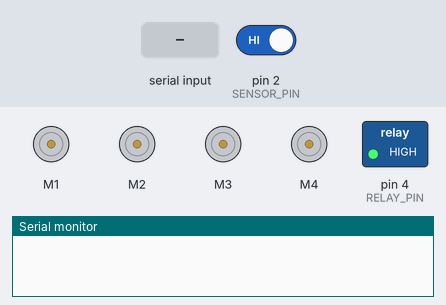
The sketch below on a simulated Arduino Uno, built with avr-gcc and run on an emulated ATmega328P. On the bench: 4 × DC motor (green arrow = forward, orange = backward, longer = faster), switched loads named in the sketch (green lamp = pin HIGH), the last lines printed to the serial monitor. The test bench sets the inputs (shaded band); at power-on: pin 2 (SENSOR_PIN) HIGH.

Above: at 1.2 s.
1.3 s: pin 2 (SENSOR_PIN) driven LOW
At 3.2 s:
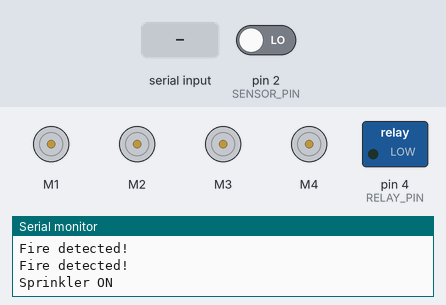
4.3 s: "F" received over Serial
At 6.0 s:
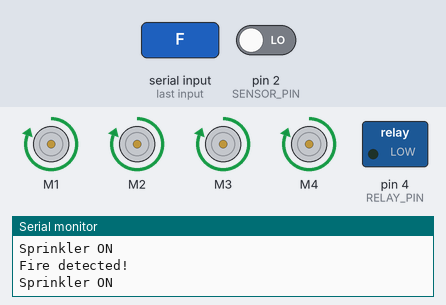
6.3 s: "B" received over Serial
At 7.5 s:
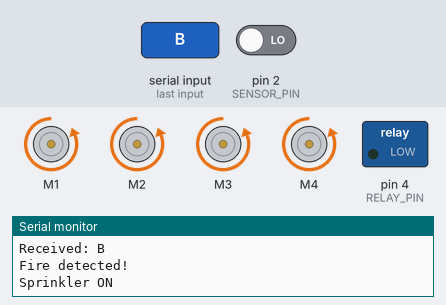
8.3 s: "L" received over Serial
At 9.1 s:
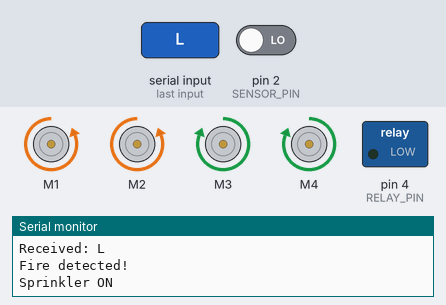
10.3 s: "R" received over Serial
At 11.9 s:
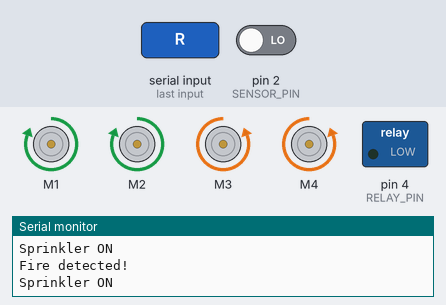
12.3 s: "I" received over Serial
At 13.5 s:
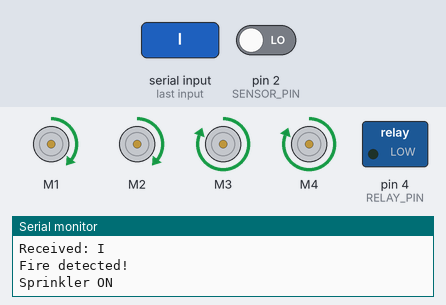
Timing chart, 0 to 15.3 s (numbered marks = the images above; inputs shaded):
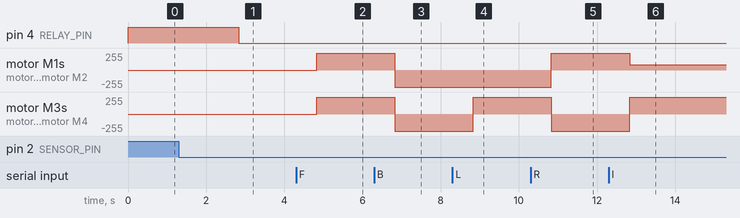

The sketch:

code.ino
```cpp
#include <AFMotor.h>

#define SENSOR_PIN 2
#define RELAY_PIN 4

#define SPRINKLER_START_DELAY 1500  // 1.5 second
#define SPRINKLER_ON_TIME 1000      // 1 second

AF_DCMotor motor1(1, MOTOR12_1KHZ);
AF_DCMotor motor2(2, MOTOR12_1KHZ);
AF_DCMotor motor3(3, MOTOR34_1KHZ);
AF_DCMotor motor4(4, MOTOR34_1KHZ);

int val;
int Speeed = 255;
unsigned long previousTime = millis();

void setup() {
  Serial.begin(9600);  // Bluetooth baud rate
  pinMode(RELAY_PIN, OUTPUT);
  pinMode(SENSOR_PIN, INPUT);
  digitalWrite(RELAY_PIN, HIGH); // Keep sprinkler OFF initially
}

void loop() {
  // -------- FIRE DETECTION AND SPRINKLER ----------
  int sensorValue = digitalRead(SENSOR_PIN);

  if (sensorValue == LOW) { // Fire detected
    Serial.println("Fire detected!");

    if (millis() - previousTime > SPRINKLER_START_DELAY) {
      Serial.println("Sprinkler ON");
      digitalWrite(RELAY_PIN, LOW); // LOW = ON for relay
      delay(SPRINKLER_ON_TIME);
    }
  } else {
    digitalWrite(RELAY_PIN, HIGH); // Turn OFF sprinkler
    previousTime = millis();
  }

  // -------- BLUETOOTH MOTOR CONTROL ----------
  if (Serial.available() > 0) {
    val = Serial.read();
    Serial.print("Received: ");
    Serial.println((char)val);
    Stop();

    switch (val) {
      case 'F': forward(); break;
      case 'B': back(); break;
      case 'L': left(); break;
      case 'R': right(); break;
      case 'I': topright(); break;
      case 'J': topleft(); break;
      case 'K': bottomright(); break;
      case 'M': bottomleft(); break;
      case 'T': Stop(); break;
    }
  }
}

// -------- MOTOR CONTROL FUNCTIONS --------------

void forward() {
  motor1.setSpeed(Speeed); motor1.run(FORWARD);
  motor2.setSpeed(Speeed); motor2.run(FORWARD);
  motor3.setSpeed(Speeed); motor3.run(FORWARD);
  motor4.setSpeed(Speeed); motor4.run(FORWARD);
}

void back() {
  motor1.setSpeed(Speeed); motor1.run(BACKWARD);
  motor2.setSpeed(Speeed); motor2.run(BACKWARD);
  motor3.setSpeed(Speeed); motor3.run(BACKWARD);
  motor4.setSpeed(Speeed); motor4.run(BACKWARD);
}

void left() {
  motor1.setSpeed(Speeed); motor1.run(BACKWARD);
  motor2.setSpeed(Speeed); motor2.run(BACKWARD);
  motor3.setSpeed(Speeed); motor3.run(FORWARD);
  motor4.setSpeed(Speeed); motor4.run(FORWARD);
}

void right() {
  motor1.setSpeed(Speeed); motor1.run(FORWARD);
  motor2.setSpeed(Speeed); motor2.run(FORWARD);
  motor3.setSpeed(Speeed); motor3.run(BACKWARD);
  motor4.setSpeed(Speeed); motor4.run(BACKWARD);
}

void topleft() {
  motor1.setSpeed(Speeed); motor1.run(FORWARD);
  motor2.setSpeed(Speeed); motor2.run(FORWARD);
  motor3.setSpeed(Speeed / 3.1); motor3.run(FORWARD);
  motor4.setSpeed(Speeed / 3.1); motor4.run(FORWARD);
}

void topright() {
  motor1.setSpeed(Speeed / 3.1); motor1.run(FORWARD);
  motor2.setSpeed(Speeed / 3.1); motor2.run(FORWARD);
  motor3.setSpeed(Speeed); motor3.run(FORWARD);
  motor4.setSpeed(Speeed); motor4.run(FORWARD);
}

void bottomleft() {
  motor1.setSpeed(Speeed); motor1.run(BACKWARD);
  motor2.setSpeed(Speeed); motor2.run(BACKWARD);
  motor3.setSpeed(Speeed / 3.1); motor3.run(BACKWARD);
  motor4.setSpeed(Speeed / 3.1); motor4.run(BACKWARD);
}

void bottomright() {
  motor1.setSpeed(Speeed / 3.1); motor1.run(BACKWARD);
  motor2.setSpeed(Speeed / 3.1); motor2.run(BACKWARD);
  motor3.setSpeed(Speeed); motor3.run(BACKWARD);
  motor4.setSpeed(Speeed); motor4.run(BACKWARD);
}

void Stop() {
  motor1.setSpeed(0); motor1.run(RELEASE);
  motor2.setSpeed(0); motor2.run(RELEASE);
  motor3.setSpeed(0); motor3.run(RELEASE);
  motor4.setSpeed(0); motor4.run(RELEASE);
}
```

Measured:
- after the input at 1.3 s, pin 4 (RELAY_PIN): HIGH → LOW after 1.5 s
- after the input at 4.3 s, motor M1–4: stopped → forward 255/255 after 0.53 s
- after the input at 6.3 s, motor M1–4: forward 255/255 → backward 255/255 after 0.53 s
- after the input at 8.3 s, motor M3, motor M4: backward 255/255 → forward 255/255 after 0.53 s
- after the input at 10.3 s, motor M1, motor M2: backward 255/255 → forward 255/255 after 0.53 s; motor M3, motor M4: forward 255/255 → backward 255/255 after 0.53 s
- after the input at 12.3 s, motor M1, motor M2: forward 255/255 → forward 82/255 after 0.53 s; motor M3, motor M4: backward 255/255 → forward 255/255 after 0.53 s
